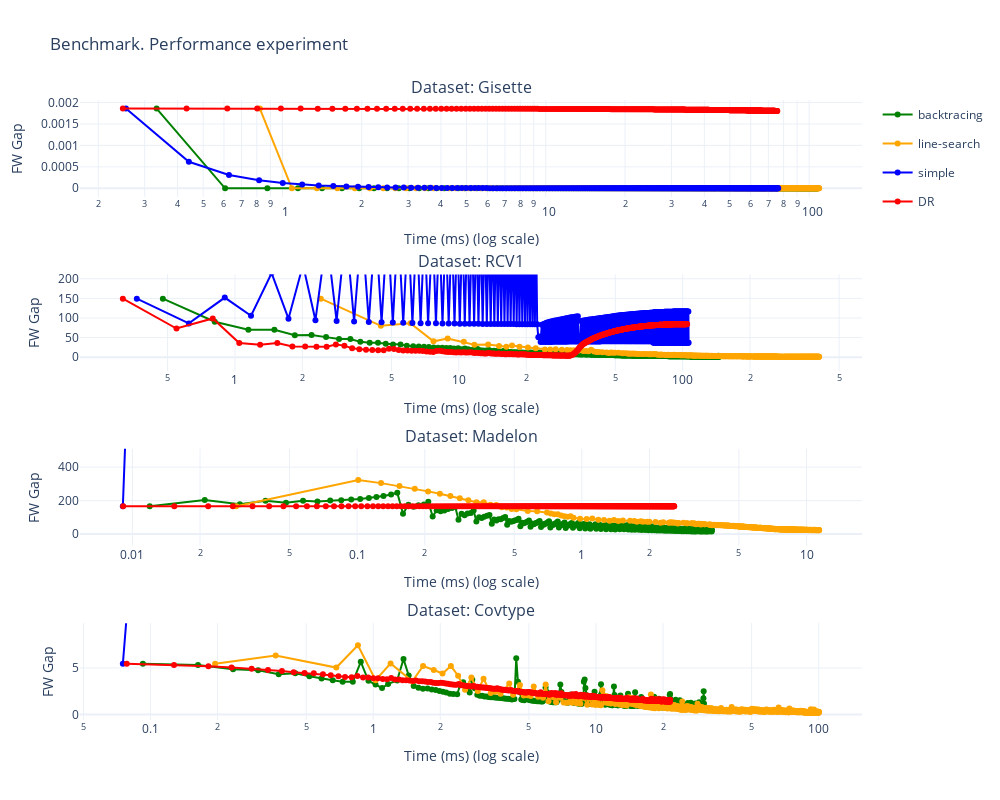

Notebook code for this chart:
### Code cell
plot_nested_dict_plotly_grouped(results, metric="fw")

### Figure 1 — Plotly figure (JSON) as saved in the notebook; plotly's stock layout.template omitted (floating-point values rounded to 4 significant figures; data arrays with more than 128 entries replaced by an {"elided": "..."} marker saying what was removed)
{"data": [{"legendgroup": "backtracing", "line": {"color": "green"}, "marker": {"size": 6}, "mode": "lines+markers", "name": "backtracing", "showlegend": true, "type": "scatter", "x": {"elided": "400 float values"}, "xaxis": "x", "y": {"elided": "400 float values"}, "yaxis": "y"}, {"legendgroup": "line-search", "line": {"color": "orange"}, "marker": {"size": 6}, "mode": "lines+markers", "name": "line-search", "showlegend": true, "type": "scatter", "x": {"elided": "400 float values"}, "xaxis": "x", "y": {"elided": "400 float values"}, "yaxis": "y"}, {"legendgroup": "simple", "line": {"color": "blue"}, "marker": {"size": 6}, "mode": "lines+markers", "name": "simple", "showlegend": true, "type": "scatter", "x": {"elided": "400 float values"}, "xaxis": "x", "y": {"elided": "400 float values"}, "yaxis": "y"}, {"legendgroup": "DR", "line": {"color": "red"}, "marker": {"size": 6}, "mode": "lines+markers", "name": "DR", "showlegend": true, "type": "scatter", "x": {"elided": "400 float values"}, "xaxis": "x", "y": {"elided": "400 float values"}, "yaxis": "y"}, {"legendgroup": "backtracing", "line": {"color": "green"}, "marker": {"size": 6}, "mode": "lines+markers", "showlegend": false, "type": "scatter", "x": {"elided": "400 float values"}, "xaxis": "x2", "y": {"elided": "400 float values"}, "yaxis": "y2"}, {"legendgroup": "line-search", "line": {"color": "orange"}, "marker": {"size": 6}, "mode": "lines+markers", "showlegend": false, "type": "scatter", "x": {"elided": "400 float values"}, "xaxis": "x2", "y": {"elided": "400 float values"}, "yaxis": "y2"}, {"legendgroup": "simple", "line": {"color": "blue"}, "marker": {"size": 6}, "mode": "lines+markers", "showlegend": false, "type": "scatter", "x": {"elided": "400 float values"}, "xaxis": "x2", "y": {"elided": "400 float values"}, "yaxis": "y2"}, {"legendgroup": "DR", "line": {"color": "red"}, "marker": {"size": 6}, "mode": "lines+markers", "showlegend": false, "type": "scatter", "x": {"elided": "400 float values"}, "xaxis": "x2", "y": {"elided": "400 float values"}, "yaxis": "y2"}, {"legendgroup": "backtracing", "line": {"color": "green"}, "marker": {"size": 6}, "mode": "lines+markers", "showlegend": false, "type": "scatter", "x": {"elided": "400 float values"}, "xaxis": "x3", "y": {"elided": "400 float values"}, "yaxis": "y3"}, {"legendgroup": "line-search", "line": {"color": "orange"}, "marker": {"size": 6}, "mode": "lines+markers", "showlegend": false, "type": "scatter", "x": {"elided": "400 float values"}, "xaxis": "x3", "y": {"elided": "400 float values"}, "yaxis": "y3"}, {"legendgroup": "simple", "line": {"color": "blue"}, "marker": {"size": 6}, "mode": "lines+markers", "showlegend": false, "type": "scatter", "x": {"elided": "400 float values"}, "xaxis": "x3", "y": {"elided": "400 float values"}, "yaxis": "y3"}, {"legendgroup": "DR", "line": {"color": "red"}, "marker": {"size": 6}, "mode": "lines+markers", "showlegend": false, "type": "scatter", "x": {"elided": "400 float values"}, "xaxis": "x3", "y": {"elided": "400 float values"}, "yaxis": "y3"}, {"legendgroup": "backtracing", "line": {"color": "green"}, "marker": {"size": 6}, "mode": "lines+markers", "showlegend": false, "type": "scatter", "x": {"elided": "400 float values"}, "xaxis": "x4", "y": {"elided": "400 float values"}, "yaxis": "y4"}, {"legendgroup": "line-search", "line": {"color": "orange"}, "marker": {"size": 6}, "mode": "lines+markers", "showlegend": false, "type": "scatter", "x": {"elided": "400 float values"}, "xaxis": "x4", "y": {"elided": "400 float values"}, "yaxis": "y4"}, {"legendgroup": "simple", "line": {"color": "blue"}, "marker": {"size": 6}, "mode": "lines+markers", "showlegend": false, "type": "scatter", "x": {"elided": "400 float values"}, "xaxis": "x4", "y": {"elided": "400 float values"}, "yaxis": "y4"}, {"legendgroup": "DR", "line": {"color": "red"}, "marker": {"size": 6}, "mode": "lines+markers", "showlegend": false, "type": "scatter", "x": {"elided": "400 float values"}, "xaxis": "x4", "y": {"elided": "400 float values"}, "yaxis": "y4"}], "layout": {"annotations": [{"font": {"size": 16}, "showarrow": false, "text": "Dataset: Gisette", "x": 0.5, "xanchor": "center", "xref": "paper", "y": 1, "yanchor": "bottom", "yref": "paper"}, {"font": {"size": 16}, "showarrow": false, "text": "Dataset: RCV1", "x": 0.5, "xanchor": "center", "xref": "paper", "y": 0.7188, "yanchor": "bottom", "yref": "paper"}, {"font": {"size": 16}, "showarrow": false, "text": "Dataset: Madelon", "x": 0.5, "xanchor": "center", "xref": "paper", "y": 0.4375, "yanchor": "bottom", "yref": "paper"}, {"font": {"size": 16}, "showarrow": false, "text": "Dataset: Covtype", "x": 0.5, "xanchor": "center", "xref": "paper", "y": 0.1562, "yanchor": "bottom", "yref": "paper"}], "height": 800, "showlegend": true, "title": {"text": "Benchmark. Performance experiment"}, "width": 1000, "xaxis": {"anchor": "y", "autorange": true, "domain": [0, 1], "range": [-0.7686, 2.201], "title": {"text": "Time (ms) (log scale)"}, "type": "log"}, "xaxis2": {"anchor": "y2", "autorange": true, "domain": [0, 1], "range": [-0.6925, 2.801], "title": {"text": "Time (ms) (log scale)"}, "type": "log"}, "xaxis3": {"anchor": "y3", "autorange": true, "domain": [0, 1], "range": [-2.233, 1.247], "title": {"text": "Time (ms) (log scale)"}, "type": "log"}, "xaxis4": {"anchor": "y4", "autorange": true, "domain": [0, 1], "range": [-1.317, 2.195], "title": {"text": "Time (ms) (log scale)"}, "type": "log"}, "yaxis": {"anchor": "x", "autorange": true, "domain": [0.8438, 1], "range": [-0.0002005, 0.00206], "title": {"text": "FW Gap"}, "type": "linear"}, "yaxis2": {"anchor": "x2", "autorange": false, "domain": [0.5625, 0.7188], "range": [-35.92, 211.3], "title": {"text": "FW Gap"}, "type": "linear"}, "yaxis3": {"anchor": "x3", "autorange": false, "domain": [0.2812, 0.4375], "range": [-68.83, 509.9], "title": {"text": "FW Gap"}, "type": "linear"}, "yaxis4": {"anchor": "x4", "autorange": false, "domain": [0, 0.1562], "range": [-0.5925, 9.812], "title": {"text": "FW Gap"}, "type": "linear"}}}
